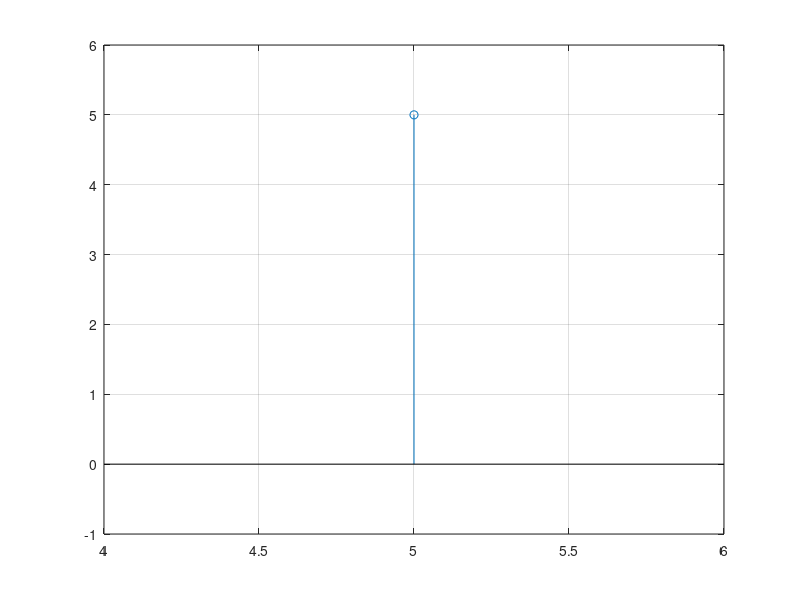

Recreate this plot in MATLAB.
close all;
clear;
clc;
x1=input('Enter lower limit: ');
x2=input('Enter upper limit: ');
x=x1:1:x2;
y=x.*[x>=0];
stem(x,y);
axis([(x1-1) (x2+1) -1 (x2+1)]);
grid on;